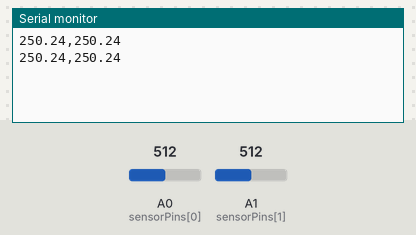
This sketch was run on a simulated Arduino Uno, built with avr-gcc and run on an emulated ATmega328P. Parts: the last lines printed to the serial monitor. The test bench sets the inputs (shaded band); at power-on: A0 (sensorPins[0]) = 512, A1 (sensorPins[1]) = 512.

Above: at 1.8 s.
1.9 s: A0 (sensorPins[0]) set to 716
At 2.5 s:
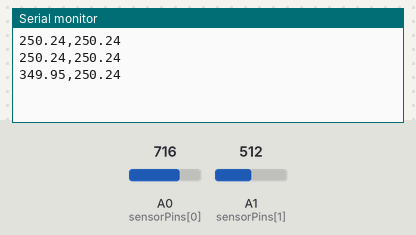
3.4 s: A1 (sensorPins[1]) set to 716
At 4.7 s:
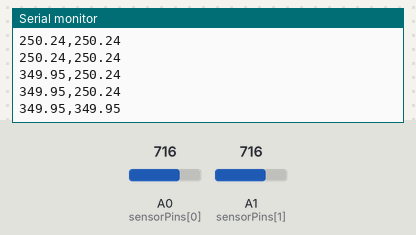
4.9 s: A0 (sensorPins[0]) set to 900
At 5.8 s:
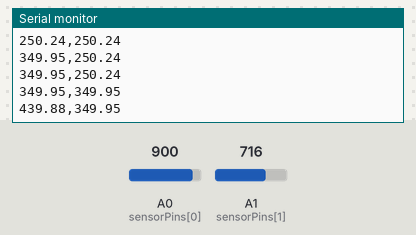
6.4 s: A1 (sensorPins[1]) set to 900
At 7.8 s:
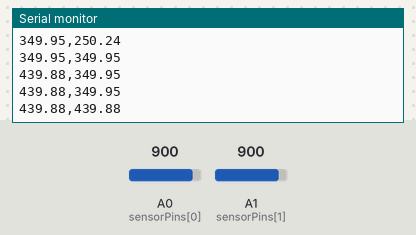
Timing chart, 0 to 8.9 s (numbered marks = the images above; inputs shaded):
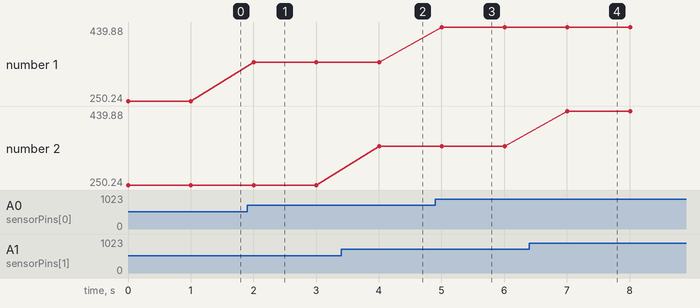

Measured:
- after the input at 1.9 s, the serial monitor: prints a new line after 0.10 s (image 1)
- after the input at 3.4 s, the serial monitor: prints a new line after 0.61 s (image 2)
- after the input at 4.9 s, the serial monitor: prints a new line after 0.11 s (image 3)
- after the input at 6.4 s, the serial monitor: prints a new line after 0.61 s (image 4)
- plotted number 1: 250.24 → 349.95 after the input at 1.9 s, 349.95 → 439.88 after the input at 4.9 s

The sketch:

LM35_TempReader.ino
```cpp
const int numSensors = 2;
const int sensorPins[numSensors] = {A0, A1};
int adcValues[numSensors];
float temperatures[numSensors];

void setup() {
  Serial.begin(9600);
}

void loop() {
  // Đọc dữ liệu và tính toán nhiệt độ cho từng kênh
  for (int i = 0; i < numSensors; i++) {
    adcValues[i] = analogRead(sensorPins[i]);
    temperatures[i] = (adcValues[i] * 500.0) / 1023.0;
  }

  // Xuất dữ liệu qua Serial theo định dạng CSV (Comma-Separated Values)
  Serial.print(temperatures[0]);
  Serial.print(",");
  Serial.println(temperatures[1]);

  delay(1000);
}
```
